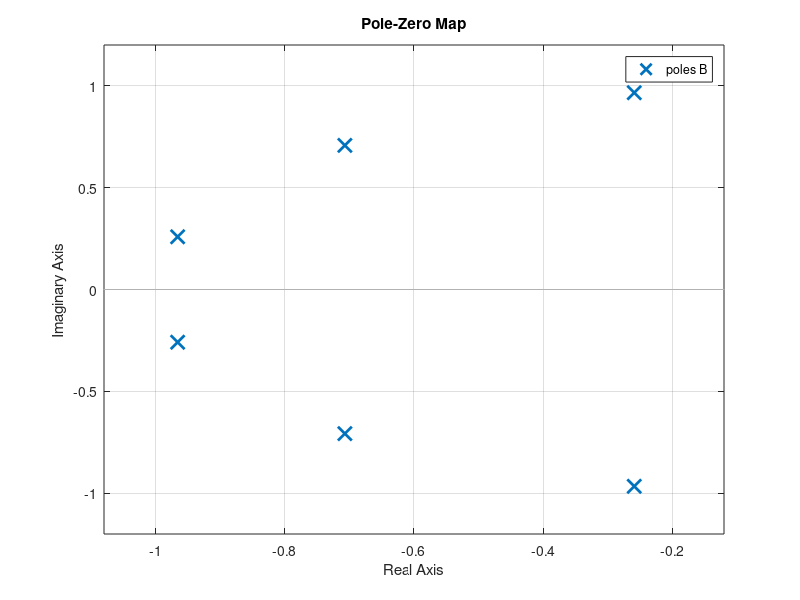
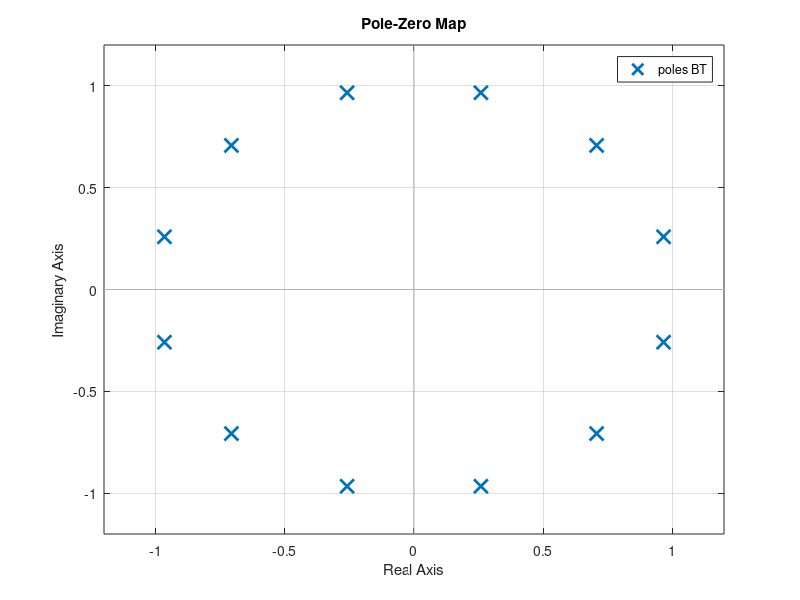

These figures' MATLAB source, in order: (Note: this script raises an error after producing the figures.)
u = [1 0.518 1];
v = [1 1.414 1];
z = [1 1.932 1];

x = conv(u,v);
y = conv(x,z);

a = (-1).^(1:length(y));

B=tf([1],y); %Transfer function of the system

figure(1),pzmap(B) %Pole-zero plot of the system function B(S)

grid on

%% (ii) B(S)*B(-S)

B1=tf([1],y); %Transfer function of the system B(S)
B2=tf([1],a.*y);%Transfer function of the system B(-S)
BT=series(B1,B2); %System BT(S)
figure(2),pzmap(BT) %Pole-zero plot of the system function BT(S)
grid on

%% Designing sixth order Butterworth Filter
fs=100; %Sampling frequency
fc=20; %Cut-off frequency
Wn=(fc/(fs/2));
[z,p,k] = butter(6,Wn,'low'); % Third of Butterworth filter in pole-zero form
[BS] = zp2sos(z,p,k); % Convert to transfer function form

figure(3),h = fvtool(BS); % Plot magnitude response